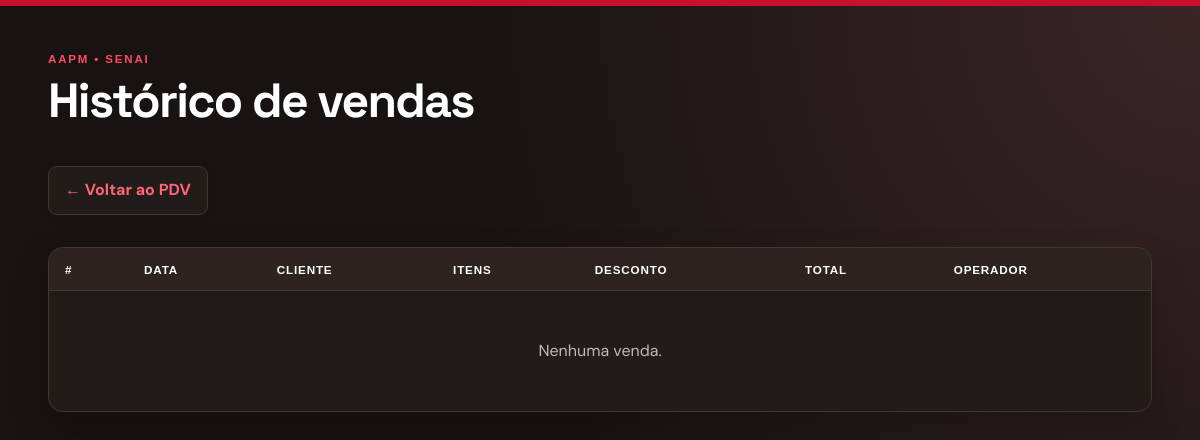
Before: /pdv/historico (signed in) with the older database file.
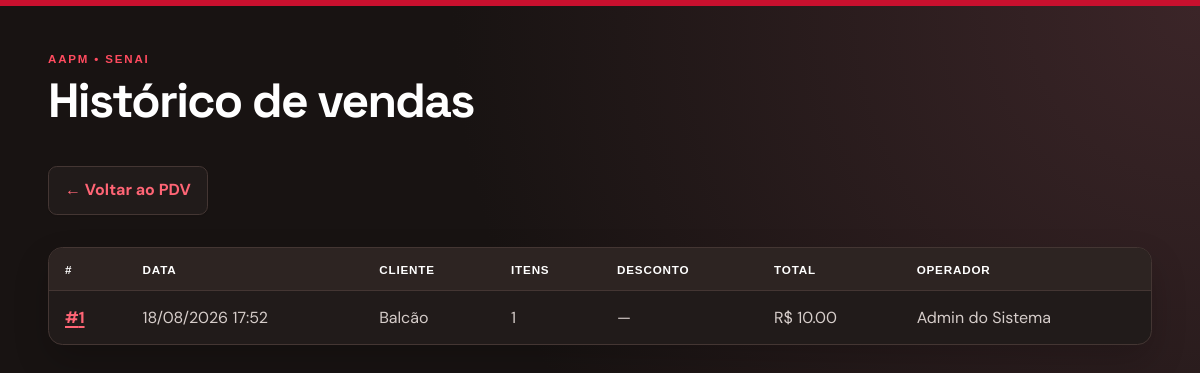
After: the same page with the newer database file.
### app/models/venda.py (models this page shows, shortened)
class Venda(Base):
    __tablename__ = "vendas"
    id         = Column(Integer, primary_key=True, index=True)
    cliente_id = Column(
        Integer,
        ForeignKey("clientes.id", ondelete="SET NULL"),
        nullable=True
    )
    usuario_id = Column(
        Integer,
        ForeignKey("usuarios.id", ondelete="SET NULL"),
        nullable=True
    )
    desconto_percentual = Column(Float, nullable=False, default=0.0)
    total_bruto  = Column(Float, nullable=False, default=0.0)
    total_liquido = Column(Float, nullable=False, default=0.0)
    observacao = Column(String(255), nullable=True)
    criado_em = Column(DateTime, server_default=func.now())
    cliente = relationship("Cliente", back_populates="vendas")
    usuario = relationship("Usuario", backref="vendas")
    itens   = relationship(
        "ItemVenda",
        back_populates="venda",
        cascade="all, delete-orphan"  # deleta itens se a venda for deletada
    )

### app/models/usuario.py (models this page shows)
class Usuario(Base):
    __tablename__ = "usuarios"
    id = Column(Integer, primary_key=True, autoincrement=True)
    nome = Column(String(100), nullable=False)
    email = Column(String(100), nullable=False, index=True, unique=True)
    senha_hash = Column(String(255), nullable=False)
    role = Column(String(20), nullable=False, default="operador")
    ativo = Column(Boolean, default=True)
    criado_em = Column(DateTime, server_default=func.now())

### app/controllers/pdv_controller.py (the view)
@router.get("/historico")
def historico_vendas(
    request: Request,
    db: Session = Depends(get_db),
    usuario = Depends(get_usuario_logado)
):
    vendas = (
        db.query(Venda)
        .order_by(Venda.criado_em.desc())
        .limit(100)
        .all()
    )
    return templates.TemplateResponse(
        request,
        "pdv/historico.html",
        {"request": request, "usuario": usuario, "vendas": vendas}
    )

### app/templates/pdv/historico.html (shortened to what this page needs)
<!DOCTYPE html>
<html lang="pt-br">
<head><meta charset="UTF-8"><title>Histórico de Vendas — AAPM SENAI</title></head>
<body>
    <h1>Histórico de vendas</h1>
    <a href="/pdv">← Voltar ao PDV</a>
    <table border="1" cellpadding="8">
        <thead>
            <tr>
                <th>#</th>
                <th>Data</th>
                <th>Cliente</th>
                <th>Itens</th>
                <th>Desconto</th>
                <th>Total</th>
                <th>Operador</th>
            </tr>
        </thead>
        <tbody>
            {% for v in vendas %}
            <tr>
                <td><a href="/pdv/venda/{{ v.id }}">#{{ v.id }}</a></td>
                <td>{{ v.criado_em.strftime('%d/%m/%Y %H:%M') }}</td>
                <td>{{ v.cliente.nome if v.cliente else "Balcão" }}</td>
                <td>{{ v.itens | length }}</td>
                <td>
                    {% if v.desconto_percentual > 0 %}
                        <span style="color:green">
                            {{ v.desconto_percentual|int }}%
                            (− R$ {{ "%.2f"|format(v.desconto_valor) }})
                        </span>
                    {% else %}—{% endif %}
                </td>
                <td>R$ {{ "%.2f"|format(v.total_liquido) }}</td>
                <td>{{ v.usuario.nome if v.usuario else "—" }}</td>
            </tr>
            {% endfor %}
            {% if not vendas %}
            <tr><td colspan="7" style="text-align:center">Nenhuma venda.</td></tr>
            {% endif %}
        </tbody>
    </table>
</body>
</html>

Changed rows visible on the page:
added Venda: id "1", criado_em "18/08/2026 17:52", cliente "Balcão", itens|length "1", total_liquido "10.00", usuario "Admin do Sistema"
Other visible differences:
text no longer shown: "Nenhuma venda."
